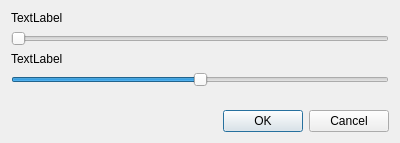
<?xml version="1.0" encoding="UTF-8"?>
<ui version="4.0">
 <class>RotateDialog</class>
 <widget class="QDialog" name="RotateDialog">
  <property name="windowModality">
   <enum>Qt::ApplicationModal</enum>
  </property>
  <property name="geometry">
   <rect>
    <x>0</x>
    <y>0</y>
    <width>400</width>
    <height>143</height>
   </rect>
  </property>
  <property name="sizePolicy">
   <sizepolicy hsizetype="Preferred" vsizetype="Preferred">
    <horstretch>0</horstretch>
    <verstretch>0</verstretch>
   </sizepolicy>
  </property>
  <property name="minimumSize">
   <size>
    <width>400</width>
    <height>0</height>
   </size>
  </property>
  <property name="maximumSize">
   <size>
    <width>16777215</width>
    <height>16777215</height>
   </size>
  </property>
  <property name="windowTitle">
   <string>Transform</string>
  </property>
  <property name="modal">
   <bool>true</bool>
  </property>
  <layout class="QVBoxLayout" name="verticalLayout">
   <item>
    <layout class="QVBoxLayout" name="verticalLayout_2">
     <item>
      <widget class="QLabel" name="rotation_label">
       <property name="text">
        <string>TextLabel</string>
       </property>
      </widget>
     </item>
     <item>
      <widget class="QSlider" name="rotation_slider">
       <property name="minimum">
        <number>0</number>
       </property>
       <property name="maximum">
        <number>36000</number>
       </property>
       <property name="orientation">
        <enum>Qt::Horizontal</enum>
       </property>
      </widget>
     </item>
     <item>
      <widget class="QLabel" name="scale_label">
       <property name="text">
        <string>TextLabel</string>
       </property>
      </widget>
     </item>
     <item>
      <widget class="QSlider" name="scale_slider">
       <property name="minimum">
        <number>-16384</number>
       </property>
       <property name="maximum">
        <number>16384</number>
       </property>
       <property name="orientation">
        <enum>Qt::Horizontal</enum>
       </property>
      </widget>
     </item>
    </layout>
   </item>
   <item>
    <spacer name="verticalSpacer">
     <property name="orientation">
      <enum>Qt::Vertical</enum>
     </property>
     <property name="sizeType">
      <enum>QSizePolicy::Expanding</enum>
     </property>
     <property name="sizeHint" stdset="0">
      <size>
       <width>20</width>
       <height>40</height>
      </size>
     </property>
    </spacer>
   </item>
   <item>
    <widget class="QDialogButtonBox" name="buttonBox">
     <property name="sizePolicy">
      <sizepolicy hsizetype="Expanding" vsizetype="Preferred">
       <horstretch>0</horstretch>
       <verstretch>0</verstretch>
      </sizepolicy>
     </property>
     <property name="minimumSize">
      <size>
       <width>0</width>
       <height>0</height>
      </size>
     </property>
     <property name="maximumSize">
      <size>
       <width>16777215</width>
       <height>16777215</height>
      </size>
     </property>
     <property name="orientation">
      <enum>Qt::Horizontal</enum>
     </property>
     <property name="standardButtons">
      <set>QDialogButtonBox::Cancel|QDialogButtonBox::Ok</set>
     </property>
    </widget>
   </item>
  </layout>
 </widget>
 <resources/>
 <connections>
  <connection>
   <sender>buttonBox</sender>
   <signal>accepted()</signal>
   <receiver>RotateDialog</receiver>
   <slot>accept()</slot>
   <hints>
    <hint type="sourcelabel">
     <x>248</x>
     <y>254</y>
    </hint>
    <hint type="destinationlabel">
     <x>157</x>
     <y>274</y>
    </hint>
   </hints>
  </connection>
  <connection>
   <sender>buttonBox</sender>
   <signal>rejected()</signal>
   <receiver>RotateDialog</receiver>
   <slot>reject()</slot>
   <hints>
    <hint type="sourcelabel">
     <x>316</x>
     <y>260</y>
    </hint>
    <hint type="destinationlabel">
     <x>286</x>
     <y>274</y>
    </hint>
   </hints>
  </connection>
 </connections>
</ui>
